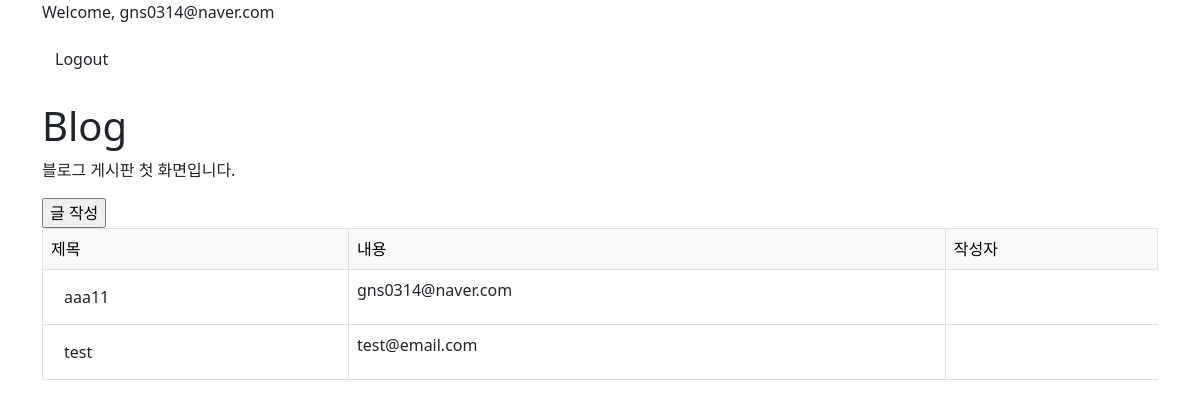
/blog/ (signed in), run on the app's committed database.
### user/models.py (models this page shows)
class User(AbstractUser):
    username = None
    email = models.EmailField(unique=True, max_length=255)
    name = models.CharField(max_length=50, null=True, blank=True)
    is_staff = models.BooleanField(default=False)
    is_superuser = models.BooleanField(default=False)
    is_active = models.BooleanField(default=True)
    last_login = models.DateTimeField(null=True, blank=True)
    date_joined = models.DateTimeField(auto_now_add=True)
    USERNAME_FIELD = 'email'
    EMAIL_FIELD = 'email'
    REQUIRED_FIELDS = []
    objects = UserManager()

### blog/models.py (models this page shows)
class Post(models.Model):
    title = models.CharField(max_length=30)
    content = models.TextField()
    writer = models.ForeignKey(User, on_delete=models.CASCADE)
    created_at = models.DateTimeField(auto_now_add=True)
    updated_at = models.DateTimeField(auto_now=True)

### blog/views.py (the view)
# urls.py: path("", views.Index.as_view(), name='list'), # /blog/
class Index(View):
    def get(self, request):
        post_objs = Post.objects.all()
        context = {
            "posts": post_objs,
            "title": "Blog"
        }
        return render(request, 'blog/post_list.html', context)

### blog/templates/blog/post_list.html (shortened to what this page needs)
{% extends 'base.html' %}
{% block content %}
    <p>블로그 게시판 첫 화면입니다.</p>
    <form action="{% url 'blog:write' %}" method="get">
        <input type="submit" value="글 작성">
    </form>
    {% if posts %}
        <table class="table table-bordered">
            <thead class="table-light">
                <tr>
                    <td>제목</td>
                    <td>내용</td>
                    <td>작성자</td>
                </tr>
            </thead>
            <tbody>
                {% for post in posts %}
                    <tr>
                        <td><a href="{% url 'blog:detail' pk=post.pk %}" class="btn">{{ post.title }}</a></td>
                        <td>{{ post.writer }}</td>
                    </tr>
                {% endfor %}
            </tbody>
        </table>
    {% else %}
        <p>작성된 게시물이 없습니다.</p>
    {% endif %}
{% endblock %}

### templates/base.html (shortened to what this page needs)
<!DOCTYPE html>
<html lang="en">
<head>
    <link href="https://cdn.jsdelivr.net/npm/bootstrap@5.2.3/dist/css/bootstrap.min.css" rel="stylesheet">
</head>
<body>
    <div class="container">
        {% if user.is_authenticated %}
        <p>Welcome, {{ user.email }}</p>
        <a href="{% url 'user:logout' %}" class="btn">Logout</a>
        {% else %}
        <p>Please, Login</p>
        <a href="{% url 'user:login' %}" class="btn">Login</a>
        {% endif %}
        <br><br>
        <h1>Blog</h1>
        {% block content %}
        {% endblock %}
    </div>
</body>
</html>

### data on the page
User: email "gns0314@naver.com"
Post: title "aaa11", writer "gns0314@naver.com"
Post: title "test", writer "test@email.com"
